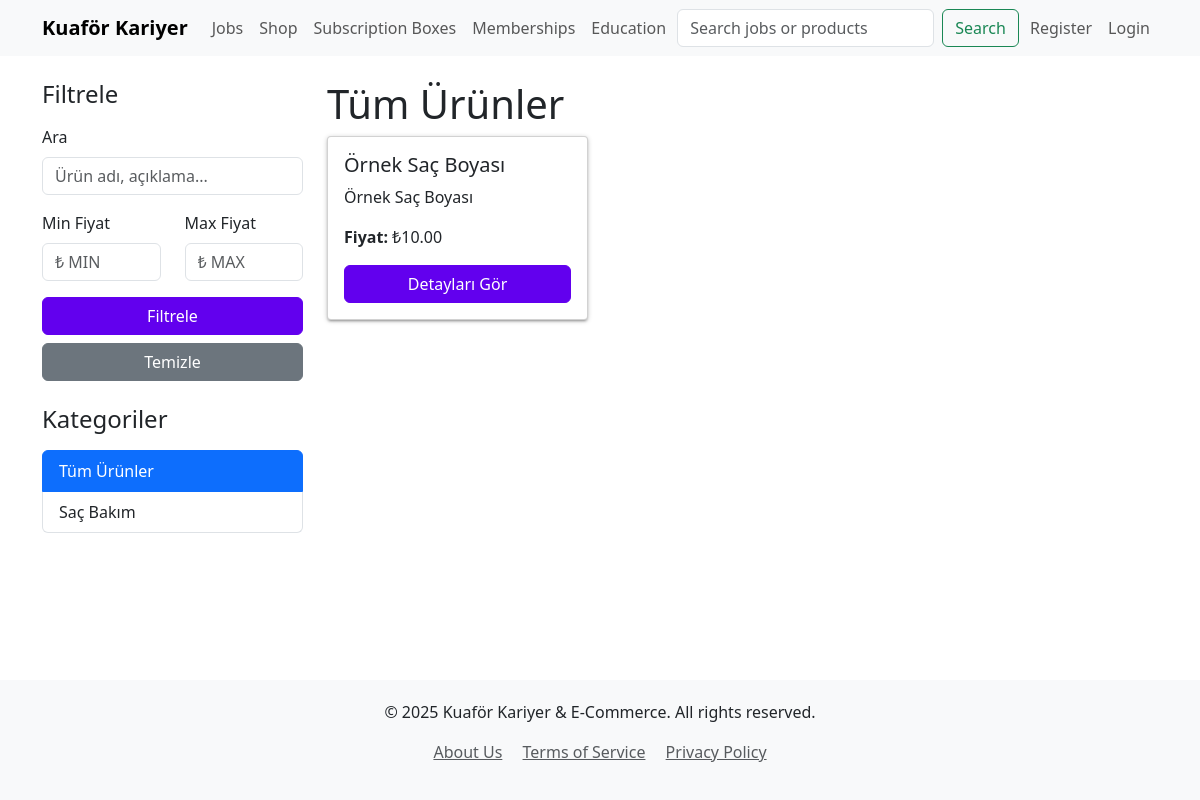
/shop/products/, run on an earlier commit of the app's database.
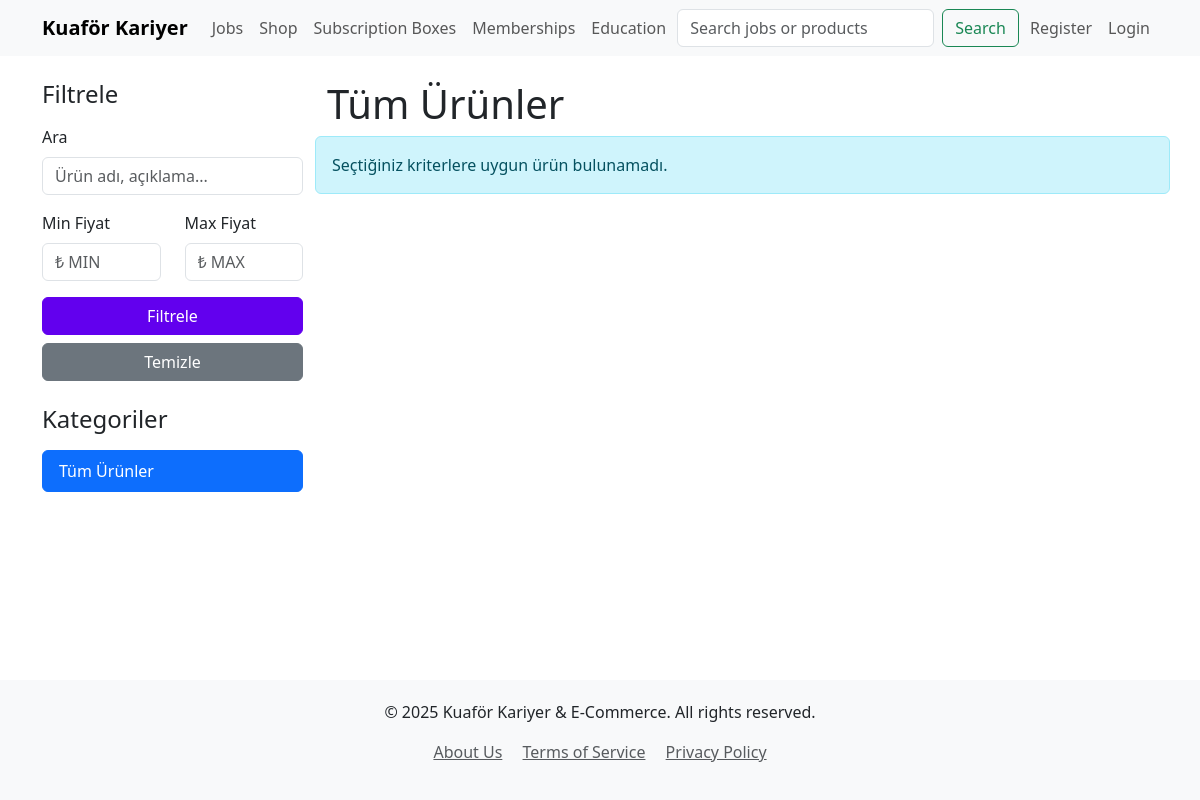
And on a later commit of the database.
### shop/models.py (models this page shows, shortened)
class ProductCategory(models.Model):
    name = models.CharField(max_length=255)
    description = models.TextField(blank=True, null=True)

class Product(models.Model):
    category = models.ForeignKey(ProductCategory, related_name='products', on_delete=models.SET_NULL, null=True, blank=True)
    name = models.CharField(max_length=255)
    description = models.TextField()
    price = models.DecimalField(max_digits=10, decimal_places=2)
    stock = models.PositiveIntegerField(default=0)
    image = models.ImageField(upload_to='products/', blank=True, null=True)
    is_active = models.BooleanField(default=True)
    slug = models.SlugField(max_length=255, unique=True, blank=True, null=True)

### shop/views.py (the view)
# urls.py: path('products/', views.product_list, name='product_list'),
def product_list(request, category_slug=None):
    category = None
    categories = ProductCategory.objects.all()
    products_query = Product.objects.filter(is_active=True).order_by('name')
    if category_slug:
        category = get_object_or_404(ProductCategory, slug=category_slug)
        products_query = products_query.filter(category=category)
    query_q = request.GET.get('q')
    min_price_q = request.GET.get('min_price')
    max_price_q = request.GET.get('max_price')
    if query_q:
        products_query = products_query.filter(Q(name__icontains=query_q) | Q(description__icontains=query_q))
    if min_price_q:
        products_query = products_query.filter(price__gte=min_price_q)
    if max_price_q:
        products_query = products_query.filter(price__lte=max_price_q)
    context = {
        'products': products_query,
        'category': category,
        'categories': categories,
        'selected_q': query_q,
        'selected_min_price': min_price_q,
        'selected_max_price': max_price_q,
    }
    return render(request, 'shop/product_list.html', context)

### notifications/context_processors.py (called while the page is built, shortened)
def notifications_context(request):
    return {}

### templates/shop/product_list.html (shortened to what this page needs)
{% extends 'base.html' %}
{% block content %}
<div class="row">
    <div class="col-md-3">
        <h4 class="mb-3">Filtrele</h4>
        <form method="get" action="{% if category %}{% url 'shop:product_list_by_category' category.slug %}{% else %}{% url 'shop:product_list' %}{% endif %}">
            <div class="mb-3">
                <label for="q" class="form-label">Ara</label>
                <input type="text" name="q" id="q" class="form-control" value="{{ selected_q|default:'' }}" placeholder="Ürün adı, açıklama...">
            </div>
            <div class="row mb-3">
                <div class="col">
                    <label for="min_price" class="form-label">Min Fiyat</label>
                    <input type="number" name="min_price" id="min_price" class="form-control" value="{{ selected_min_price|default:'' }}" placeholder="₺ MIN">
                </div>
                <div class="col">
                    <label for="max_price" class="form-label">Max Fiyat</label>
                    <input type="number" name="max_price" id="max_price" class="form-control" value="{{ selected_max_price|default:'' }}" placeholder="₺ MAX">
                </div>
            </div>
            <button type="submit" class="btn btn-primary w-100">Filtrele</button>
            <a href="{% if category %}{% url 'shop:product_list_by_category' category.slug %}{% else %}{% url 'shop:product_list' %}{% endif %}" class="btn btn-secondary w-100 mt-2">Temizle</a>
        </form>
        <h4 class="mt-4 mb-3">Kategoriler</h4>
        <div class="list-group">
            <a href="{% url 'shop:product_list' %}" class="list-group-item list-group-item-action {% if not category %}active{% endif %}">Tüm Ürünler</a>
            {% for cat in categories %}
            <a href="{% url 'shop:product_list_by_category' cat.slug %}" class="list-group-item list-group-item-action {% if category and category.slug == cat.slug %}active{% endif %}">{{ cat.name }}</a>
            {% endfor %}
        </div>
    </div>
    <div class="col-md-9">
        <h1>{% if category %}{{ category.name }} Kategorisindeki Ürünler{% else %}Tüm Ürünler{% endif %}</h1>
        <div class="row">
            {% for product in products %}
            <div class="col-6 col-sm-4 col-md-4 mb-4">
                <div class="card h-100">
                    <div class="card-body d-flex flex-column">
                        <h5 class="card-title">{{ product.name }}</h5>
                        <p class="card-text">{{ product.description|truncatechars:100 }}</p>
                        <p class="card-text"><strong>Fiyat:</strong> ₺{{ product.price }}</p>
                        <a href="{% url 'shop:product_detail' product.pk %}" class="btn btn-primary mt-auto">Detayları Gör</a>
                    </div>
                </div>
            </div>
            {% empty %}
            <div class="alert alert-info" role="alert">
                Seçtiğiniz kriterlere uygun ürün bulunamadı.
            </div>
            {% endfor %}
        </div>
    </div>
</div>
{% endblock %}

What changed in the data, as far as the page shows it:
removed ProductCategory: name "Saç Bakım"
removed Product: name "Örnek Saç Boyası", description "Örnek Saç Boyası", price "10.00"
Also different on the page:
text now shown: "Seçtiğiniz kriterlere uygun ürün bulunamadı."
